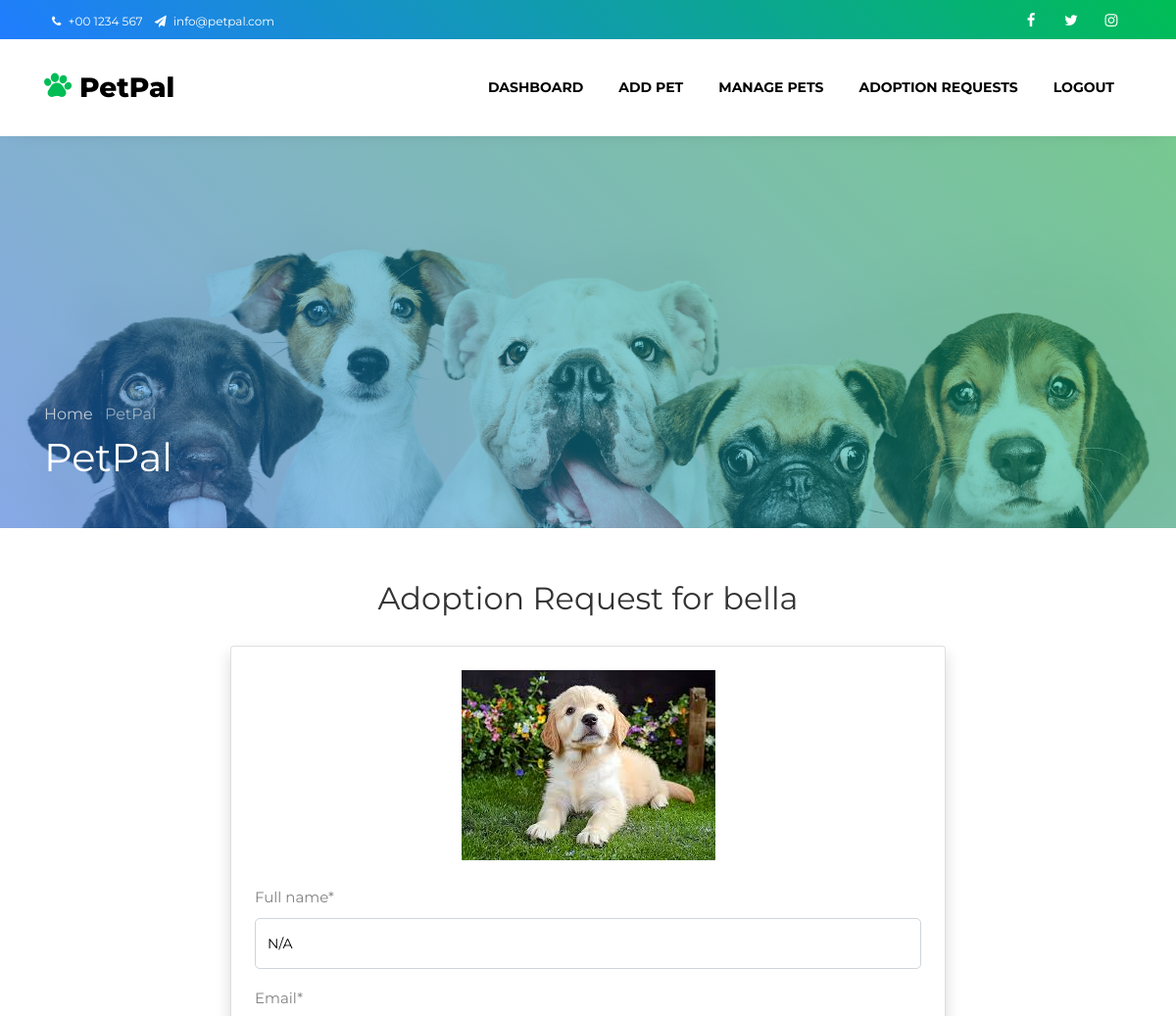
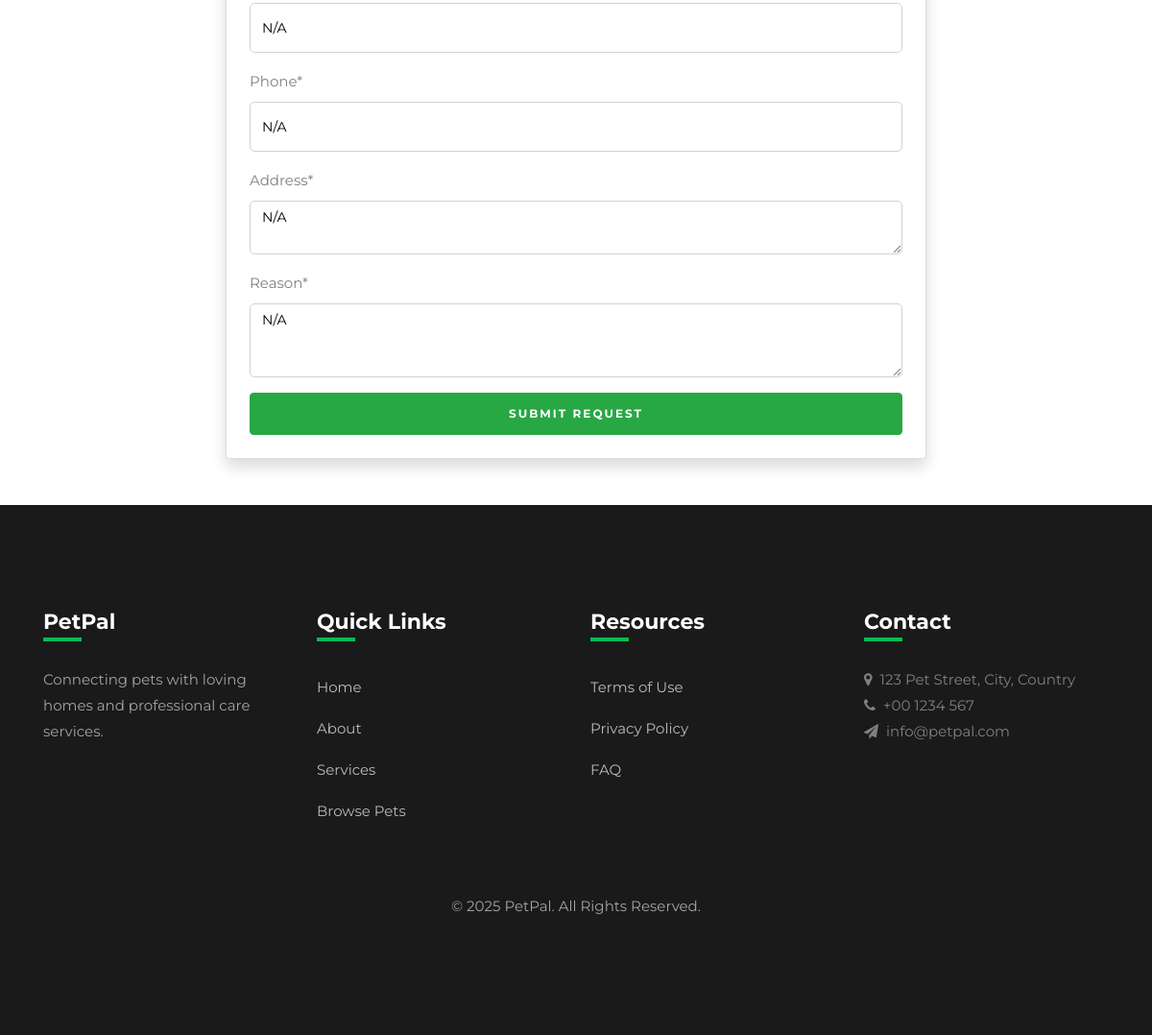
Page /adoption/request/2/ (signed in) on the committed database (2 pictures, top to bottom).
### pets/models.py (models this page shows, shortened)
class Pet(models.Model):
    STATUS_CHOICES = (
        ('Available', 'Available'),
        ('Adopted', 'Adopted'),
    )
    GENDER_CHOICES = (
        ('Male', 'Male'),
        ('Female', 'Female'),
    )
    name = models.CharField(max_length=100)
    species = models.CharField(max_length=50)
    age = models.PositiveIntegerField()
    breed = models.CharField(max_length=100)
    gender = models.CharField(max_length=10, choices=GENDER_CHOICES)
    description = models.TextField()
    image = models.ImageField(upload_to='pet_images/')
    status = models.CharField(max_length=20, choices=STATUS_CHOICES, default='Available')
    added_by = models.ForeignKey(User, on_delete=models.CASCADE)

### adoption/views.py (the view, shortened to what this page needs)
# urls.py: path('request/<int:pet_id>/', views.AdoptionRequestView.as_view(), name='adoption_request'),
@method_decorator(login_required, name='dispatch')
class AdoptionRequestView(View):
    def get(self, request, pet_id):
        pet = Pet.objects.filter(id=pet_id, status='Available').first()
        if not pet:
            return redirect('adoption:browse_pets')
        form = AdoptionRequestForm()
        return render(request, 'adoption_form.html', {'form': form, 'pet': pet})

### adoption/forms.py
class AdoptionRequestForm(forms.ModelForm):
    class Meta:
        model = AdoptionRequest
        fields = ['full_name', 'email', 'phone', 'address', 'reason']
        widgets = {
            'full_name': forms.TextInput(attrs={'placeholder': 'Your Full Name', 'class': 'form-control'}),
            'email': forms.EmailInput(attrs={'placeholder': 'Your Email', 'class': 'form-control'}),
            'phone': forms.TextInput(attrs={'placeholder': 'Phone Number', 'class': 'form-control'}),
            'address': forms.Textarea(attrs={'rows': 2, 'placeholder': 'Your Address', 'class': 'form-control'}),
            'reason': forms.Textarea(attrs={'rows': 3, 'placeholder': 'Why do you want to adopt this pet?', 'class': 'form-control'}),
        }

### adoption/context_processors.py (called while the page is built)
def wishlist_count(request):
    if request.user.is_authenticated:
        count = Wishlist.objects.filter(user=request.user).count()
    else:
        count = 0
    return {'favorites_count': count}

### users/context_processors.py (called while the page is built)
def user_role(request):
    if request.user.is_authenticated:
        try:
            profile = UserProfile.objects.get(user=request.user)
            return {'user_role': profile.role}
        except:
            return {'user_role': None}
    return {'user_role': None}

### templates/adoption_form.html (shortened to what this page needs)
{% extends 'base.html' %}
{% load crispy_forms_tags %}
{% block content %}
<div class="container py-5">
  <div class="row justify-content-center">
    <div class="col-md-8">
      <h2 class="mb-4 text-center">Adoption Request for {{ pet.name }}</h2>
      <div class="card p-4 shadow">
        <div class="text-center mb-4">
          <img src="{{ pet.image.url }}" class="img-fluid" style="max-height:300px;">
        </div>
        <form method="POST">
          {{ form|crispy }}
          <button type="submit" class="btn btn-success btn-block mt-3">Submit Request</button>
        </form>
      </div>
    </div>
  </div>
</div>
{% endblock %}

### rows in the picture
Pet: name "bella", image (picture)
